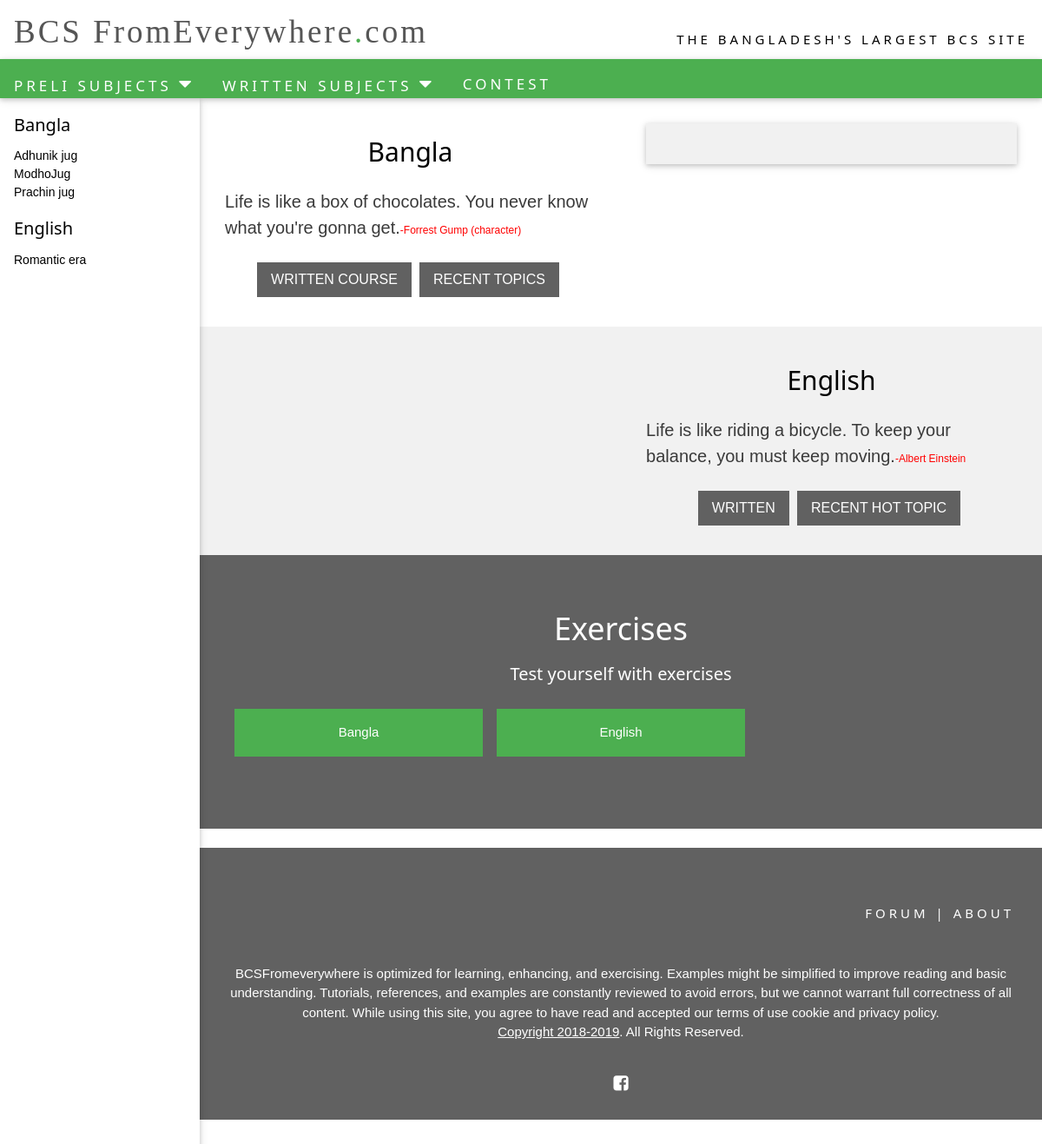
/info/homes/, run on the app's committed database.
### Subinfo/models.py (models this page shows, shortened)
class subjects(models.Model):
    name=models.CharField(max_length=100)
    bio=models.CharField(max_length=100,null=True)
    model_pic = models.ImageField(upload_to='pic_folder/', default='pic_folder/None/no-img.jpg')

class subcatagory(models.Model):
    subject_id=models.ForeignKey(subjects,on_delete=models.CASCADE)
    catalist=models.CharField(max_length=100)

class quote(models.Model):
    quote_id=models.ForeignKey(subjects,on_delete=models.CASCADE)
    quote=models.CharField(max_length=400)
    author=models.CharField(max_length=150)

### Subinfo/views.py (the view)
# urls.py: path('homes/',views.homepageviews,name="homepageviews"),
def homepageviews(request):
    subject=subjects.objects.all()
    cnt=7
    return render(request,'Subinfo/homepage.html',{'subject':subject,'cnt':cnt})

### Subinfo/templatetags/blog_tags.py (called while the page is built)
@register.inclusion_tag('tags/subfirsthalf.html')
def sub_first():
    first=subjects.objects.all()[0:3]
    return {'first':first}

@register.inclusion_tag('tags/subsecondhalf.html')
def sub_second():
    second=subjects.objects.all()[3:]
    return {'second':second}

@register.inclusion_tag('tags/random.html')
def show_latest_posts(count=5):
    sc=quote.objects.filter(quote_id=count).count()
    if sc==0:
        sc=1
    val=random.randint(1,sc)
    latest_posts=quote.objects.filter(quote_id=count)
    ranquote=[]
    cnt=1
    for x in latest_posts:
        if cnt==val:
            ranquote.append(x)
            break
        else:
            cnt=cnt+1
    return {'ranquote':ranquote,'val':val}

### Subinfo/templates/Subinfo/homepage.html (shortened to what this page needs)
{%load static%}
{%load blog_tags%}
<html lang="en-US">
{%load static %}
<head>
    <link rel="stylesheet" href="{% static 'css/w3.css' %}">
    <link rel="stylesheet" href="https://cdnjs.cloudflare.com/ajax/libs/font-awesome/4.7.0/css/font-awesome.min.css">
</head>
<body style="position:relative;min-height:100%;">
<div class="w3-row w3-white w3-padding w3-hide-medium w3-hide-small" style="margin-top:5px;">
    <div class="w3-col s5 notranslate" style="margin:4px 0 6px 0"><a class='w3schools-logo' href='javascript:void(0)'>BCS</span>
        FromEverywhere<span class='dotcom'>.</span>com</a></div>
    <div class="w3-col s7 w3-margin-top w3-wide w3-hide-medium w3-hide-small">
        <div class="w3-right" style="position:relative;top:5px;">THE BANGLADESH'S LARGEST BCS SITE</div>
    </div>
</div>
<div class="w3-bar w3-theme w3-card-2 w3-wide notranslate">
    <a class="w3-bar-item w3-button barex w3-hover-white w3-padding-16" href="javascript:void(0)"
       onclick="w3_open_nav('tutorials')" id="navbtn_tutorials">PRELI SUBJECTS
        <i style="font-size:24px" class="fa">&#xf0d7;</i>
    </a>
    <a class="w3-bar-item w3-button barex w3-hover-white w3-padding-16" href="javascript:void(0)"
       onclick="w3_open_nav('references')" id="navbtn_references">WRITTEN SUBJECTS
        <i style="font-size:24px" class="fa">&#xf0d7;</i>
    </a>
    <a class="w3-bar-item w3-button barex w3-hover-white w3-padding-16" href="/exam/contest/"
       >CONTEST</a>
</div>
<nav class="w3-sidebar w3-collapse w3-white w3-card-2" id="mySidenav">
    <div class="w3-bar-block">
        {% for sb in subject %}
        <div class="w3-container">
            <h4 class="w3-margin-top">{{sb.name}}</h4>
        </div>
        {% for sbc in sb.subcatagory_set.all %}
        <a style="font-size: 14px;" class="w3-bar-item w3-button" href="/info/home/sub/{{sb.id}}/{{sbc.id}}/">{{sbc.catalist}}</a>
        {%endfor%}
        {%endfor%}
    </div>
</nav>
<div class="w3-main" id="main">
    {% for sb in subject %}
    {% if forloop.counter0|divisibleby:2 %}
    <div class="w3-row">
        <div class="w3-col l6 w3-center" style="padding:3%">
            <h2>{{sb.name}}</h2>
            {%show_latest_posts sb.id %}
            <a href="/html/default.asp" class="w3-button w3-dark-grey">WRITTEN COURSE</a>
            <a href="/tags/default.asp" class="w3-button w3-dark-grey">RECENT TOPICS</a>
        </div>
        <div class="w3-col l6" style="padding:3%">
            <div class="w3-hide-small w3-light-grey w3-card-2" style="padding:16px;">
            </div>
        </div>
    </div>
    {% else %}
    <div class="w3-row w3-light-grey w3-hide-medium w3-hide-small">
        <div class="w3-col l6" style="padding-top:40px;padding:3%;">
        </div>
        <div class="w3-col l6 w3-center" style="padding:3%">
            <h2>{{sb.name}}</h2>
            {%show_latest_posts sb.id %}
            <a href="/css/default.asp" class="w3-button w3-dark-grey">WRITTEN</a>
            <a href="/cssref/default.asp" class="w3-button w3-dark-grey">RECENT HOT TOPIC</a>
        </div>
    </div>
    {%endif%}
    {%endfor%}
    <div class="w3-dark-grey w3-center w3-padding-large w3-padding-48" style="padding-bottom:68px!important">
        <h2 class="w3-xxlarge">Exercises</h2>
        <h4>Test yourself with exercises</h4>
        <div class="w3-row-padding w3-content">
            {%sub_first%}
        </div>
    </div>
    <br>
    <footer class="w3-container w3-dark-grey w3-center w3-padding-32">
        <div class="w3-container w3-padding-32">
            <nav class="w3-right w3-hide-medium w3-hide-small w3-wide">
                <a href="/forum/default.asp" target="_blank" class="w3-hover-text-green" style="text-decoration:none">FORUM</a>
                |
                <a href="/about/default.asp" target="_top" class="w3-hover-text-green" style="text-decoration:none">ABOUT</a>
            </nav>
        </div>
        <p class="w3-medium">
            BCSFromeverywhere is optimized for learning, enhancing, and exercising. Examples might be simplified to
            improve reading
            and basic understanding. Tutorials, references, and examples are constantly reviewed to avoid errors, but we
            cannot warrant full correctness of
            all content. While using this site, you agree to have read and accepted our terms of use cookie and privacy
            policy.<br>
            <a class="w3-hover-text-green"><u>Copyright 2018-2019</u></a>.
            All Rights Reserved.<br><br></p>
        <a href="https://www.facebook.com/groups/1982906205259093/" title="Like BCS on Facebook"
           class="w3-hover-text-light-grey">
            <i class="fa fa-facebook-square"></i></a>
    </footer>
</div>
</body>
</body>
</html>

### Subinfo/templates/tags/random.html
    {% for post in ranquote%}
     <p class="w3-xlarge w3-text-dark-grey">{{post.quote}}<small style="color:red;">-{{post.author}}</small></p>
    {%endfor%}

### Subinfo/templates/tags/subfirsthalf.html
{% for f in first%}
<div class="w3-third">
    <p><a class="w3-btn w3-green w3-block w3-padding-16" href="/exam/start/{{f.id}}/">{{f.name}}</a></p>
</div>
{%endfor%}

### static/css/w3.css (style rules this page uses)
*,*:before,*:after { box-sizing:inherit }
html { -ms-text-size-adjust:100%;-webkit-text-size-adjust:100% }
body { margin:0 }
article,aside,details,figcaption,figure,footer,header,main,menu,nav,section,summary { display:block }
a { background-color:transparent;-webkit-text-decoration-skip:objects }
small { font-size:60% }
html,body { font-family:Verdana,sans-serif;font-size:15px;line-height:1.5 }
html { overflow-x:hidden }
h2 { font-size:30px }
h4 { font-size:20px }
h1,h2,h3,h4,h5,h6 { font-family:"Segoe UI",Arial,sans-serif;font-weight:300;margin:10px 0 }
.w3-wide { letter-spacing:4px }
a { color:inherit }
.w3-btn,.w3-button { border:none;display:inline-block;padding:8px 16px;vertical-align:middle;overflow:hidden;text-decoration:none;color:inherit;background-color:inherit;text-align:center;cursor:pointer;white-space:nowrap }
.w3-btn,.w3-button { -webkit-touch-callout:none;-webkit-user-select:none;-khtml-user-select:none;-moz-user-select:none;-ms-user-select:none;user-select:none }
.w3-sidebar { height:100%;width:200px;background-color:#fff;position:fixed!important;z-index:1;overflow:auto }
.w3-main,#main { transition:margin-left .4s }
.w3-bar { width:100%;overflow:hidden }
.w3-bar .w3-bar-item { height: 45px;padding:8px 16px;float:left;width:auto;border:none;display:block;outline:0 }
.w3-bar .w3-button { white-space:normal }
.w3-bar-block .w3-bar-item { width:100%;display:block;padding:8px 16px;text-align:left;border:none;white-space:normal;float:none;outline:0 }
.w3-block { display:block;width:100% }
.w3-container:after,.w3-container:before,.w3-panel:after,.w3-panel:before,.w3-row:after,.w3-row:before,.w3-row-padding:after,.w3-row-padding:before, .w3-cell-row:before,.w3-cell-row:after,.w3-clear:after,.w3-clear:before,.w3-bar:before,.w3-bar:after { content:"";display:table;clear:both }
.w3-col,.w3-half,.w3-third,.w3-twothird,.w3-threequarter,.w3-quarter { float:left;width:100% }
.w3-col.s5 { width:41.66666% }
.w3-col.s7 { width:58.33333% }
@media (min-width:601px) { .w3-col.m4,.w3-third { width:33.33333% } }
@media (min-width:993px) { .w3-col.l6 { width:49.99999% } }
.w3-content,.w3-auto { margin-left:auto;margin-right:auto }
.w3-content { max-width:980px }
@media (min-width:993px) { .w3-sidebar.w3-collapse { display:block!important } }
.w3-row-padding,.w3-row-padding>.w3-half,.w3-row-padding>.w3-third,.w3-row-padding>.w3-twothird,.w3-row-padding>.w3-threequarter,.w3-row-padding>.w3-quarter,.w3-row-padding>.w3-col { padding:0 8px }
.w3-container,.w3-panel { padding:0.01em 16px }
.w3-card,.w3-card-2 { box-shadow:0 2px 5px 0 rgba(0,0,0,0.16),0 2px 10px 0 rgba(0,0,0,0.12) }
.w3-medium { font-size:15px!important }
.w3-xlarge { font-size:20px!important;text-align: left; }
.w3-xxlarge { font-size:36px!important }
.w3-center { text-align:center!important }
.w3-margin-top { margin-top:16px!important }
.w3-padding { padding:8px 16px!important }
.w3-padding-large { padding:12px 24px!important }
.w3-padding-16 { padding-top:16px!important;padding-bottom:16px!important }
.w3-padding-32 { padding-top:32px!important;padding-bottom:32px!important }
.w3-padding-48 { padding-top:48px!important;padding-bottom:48px!important }
.w3-right { float:right!important }
.w3-green,.w3-hover-green:hover { color:#fff!important;background-color:#4CAF50!important }
.w3-white,.w3-hover-white:hover { color:#000!important;background-color:#fff!important }
.w3-light-grey,.w3-hover-light-grey:hover,.w3-light-gray,.w3-hover-light-gray:hover { color:#000!important;background-color:#f1f1f1!important; }
.w3-dark-grey,.w3-hover-dark-grey:hover,.w3-dark-gray,.w3-hover-dark-gray:hover { color:#fff!important;background-color:#616161!important }
.w3-text-dark-grey,.w3-hover-text-dark-grey:hover,.w3-text-dark-gray,.w3-hover-text-dark-gray:hover { color:#3a3a3a!important }

### data on the page
subjects: name "Bangla"
subcatagory: catalist "Adhunik jug"
subcatagory: catalist "ModhoJug"
subcatagory: catalist "Prachin jug"
subjects: name "English"
subcatagory: catalist "Romantic era"
quote: quote "Life is like a box of chocolates. You never know what you're gonna get.", author "Forrest Gump (character)"
quote: quote "Life is like riding a bicycle. To keep your balance, you must keep moving.", author "Albert Einstein"
